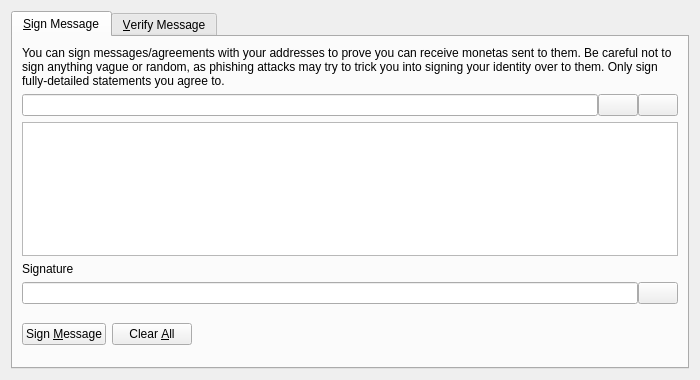
<?xml version="1.0" encoding="UTF-8"?>
<ui version="4.0">
 <class>SignVerifyMessageDialog</class>
 <widget class="QDialog" name="SignVerifyMessageDialog">
  <property name="geometry">
   <rect>
    <x>0</x>
    <y>0</y>
    <width>700</width>
    <height>380</height>
   </rect>
  </property>
  <property name="windowTitle">
   <string>Signatures - Sign / Verify a Message</string>
  </property>
  <property name="modal">
   <bool>true</bool>
  </property>
  <layout class="QVBoxLayout" name="verticalLayout">
   <item>
    <widget class="QTabWidget" name="tabWidget">
     <property name="currentIndex">
      <number>0</number>
     </property>
     <widget class="QWidget" name="tabSignMessage">
      <attribute name="title">
       <string>&amp;Sign Message</string>
      </attribute>
      <layout class="QVBoxLayout" name="verticalLayout_SM">
       <item>
        <widget class="QLabel" name="infoLabel_SM">
         <property name="text">
          <string>You can sign messages/agreements with your addresses to prove you can receive monetas sent to them. Be careful not to sign anything vague or random, as phishing attacks may try to trick you into signing your identity over to them. Only sign fully-detailed statements you agree to.</string>
         </property>
         <property name="textFormat">
          <enum>Qt::PlainText</enum>
         </property>
         <property name="wordWrap">
          <bool>true</bool>
         </property>
        </widget>
       </item>
       <item>
        <layout class="QHBoxLayout" name="horizontalLayout_1_SM">
         <property name="spacing">
          <number>0</number>
         </property>
         <item>
          <widget class="QValidatedLineEdit" name="addressIn_SM">
           <property name="toolTip">
            <string>The Moneta address to sign the message with</string>
           </property>
          </widget>
         </item>
         <item>
          <widget class="QPushButton" name="addressBookButton_SM">
           <property name="toolTip">
            <string>Choose previously used address</string>
           </property>
           <property name="text">
            <string/>
           </property>
           <property name="icon">
            <iconset resource="../bitcoin.qrc">
             <normaloff>:/icons/address-book</normaloff>:/icons/address-book</iconset>
           </property>
           <property name="shortcut">
            <string>Alt+A</string>
           </property>
           <property name="autoDefault">
            <bool>false</bool>
           </property>
          </widget>
         </item>
         <item>
          <widget class="QPushButton" name="pasteButton_SM">
           <property name="toolTip">
            <string>Paste address from clipboard</string>
           </property>
           <property name="text">
            <string/>
           </property>
           <property name="icon">
            <iconset resource="../bitcoin.qrc">
             <normaloff>:/icons/editpaste</normaloff>:/icons/editpaste</iconset>
           </property>
           <property name="shortcut">
            <string>Alt+P</string>
           </property>
           <property name="autoDefault">
            <bool>false</bool>
           </property>
          </widget>
         </item>
        </layout>
       </item>
       <item>
        <widget class="QPlainTextEdit" name="messageIn_SM">
         <property name="toolTip">
          <string>Enter the message you want to sign here</string>
         </property>
        </widget>
       </item>
       <item>
        <widget class="QLabel" name="signatureLabel_SM">
         <property name="text">
          <string>Signature</string>
         </property>
         <property name="textFormat">
          <enum>Qt::PlainText</enum>
         </property>
        </widget>
       </item>
       <item>
        <layout class="QHBoxLayout" name="horizontalLayout_2_SM">
         <property name="spacing">
          <number>0</number>
         </property>
         <item>
          <widget class="QLineEdit" name="signatureOut_SM">
           <property name="font">
            <font>
             <italic>true</italic>
            </font>
           </property>
           <property name="readOnly">
            <bool>true</bool>
           </property>
          </widget>
         </item>
         <item>
          <widget class="QPushButton" name="copySignatureButton_SM">
           <property name="toolTip">
            <string>Copy the current signature to the system clipboard</string>
           </property>
           <property name="text">
            <string/>
           </property>
           <property name="icon">
            <iconset resource="../bitcoin.qrc">
             <normaloff>:/icons/editcopy</normaloff>:/icons/editcopy</iconset>
           </property>
           <property name="autoDefault">
            <bool>false</bool>
           </property>
          </widget>
         </item>
        </layout>
       </item>
       <item>
        <layout class="QHBoxLayout" name="horizontalLayout_3_SM">
         <item>
          <widget class="QPushButton" name="signMessageButton_SM">
           <property name="toolTip">
            <string>Sign the message to prove you own this Moneta address</string>
           </property>
           <property name="text">
            <string>Sign &amp;Message</string>
           </property>
           <property name="icon">
            <iconset resource="../bitcoin.qrc">
             <normaloff>:/icons/edit</normaloff>:/icons/edit</iconset>
           </property>
           <property name="autoDefault">
            <bool>false</bool>
           </property>
          </widget>
         </item>
         <item>
          <widget class="QPushButton" name="clearButton_SM">
           <property name="toolTip">
            <string>Reset all sign message fields</string>
           </property>
           <property name="text">
            <string>Clear &amp;All</string>
           </property>
           <property name="icon">
            <iconset resource="../bitcoin.qrc">
             <normaloff>:/icons/remove</normaloff>:/icons/remove</iconset>
           </property>
           <property name="autoDefault">
            <bool>false</bool>
           </property>
          </widget>
         </item>
         <item>
          <spacer name="horizontalSpacer_1_SM">
           <property name="orientation">
            <enum>Qt::Horizontal</enum>
           </property>
           <property name="sizeHint" stdset="0">
            <size>
             <width>40</width>
             <height>48</height>
            </size>
           </property>
          </spacer>
         </item>
         <item>
          <widget class="QLabel" name="statusLabel_SM">
           <property name="font">
            <font>
             <weight>75</weight>
             <bold>true</bold>
            </font>
           </property>
           <property name="text">
            <string/>
           </property>
           <property name="wordWrap">
            <bool>true</bool>
           </property>
          </widget>
         </item>
         <item>
          <spacer name="horizontalSpacer_2_SM">
           <property name="orientation">
            <enum>Qt::Horizontal</enum>
           </property>
           <property name="sizeHint" stdset="0">
            <size>
             <width>40</width>
             <height>48</height>
            </size>
           </property>
          </spacer>
         </item>
        </layout>
       </item>
      </layout>
     </widget>
     <widget class="QWidget" name="tabVerifyMessage">
      <attribute name="title">
       <string>&amp;Verify Message</string>
      </attribute>
      <layout class="QVBoxLayout" name="verticalLayout_VM">
       <item>
        <widget class="QLabel" name="infoLabel_VM">
         <property name="text">
          <string>Enter the receiver's address, message (ensure you copy line breaks, spaces, tabs, etc. exactly) and signature below to verify the message. Be careful not to read more into the signature than what is in the signed message itself, to avoid being tricked by a man-in-the-middle attack. Note that this only proves the signing party receives with the address, it cannot prove sendership of any transaction!</string>
         </property>
         <property name="textFormat">
          <enum>Qt::PlainText</enum>
         </property>
         <property name="alignment">
          <set>Qt::AlignLeading|Qt::AlignLeft|Qt::AlignTop</set>
         </property>
         <property name="wordWrap">
          <bool>true</bool>
         </property>
        </widget>
       </item>
       <item>
        <layout class="QHBoxLayout" name="horizontalLayout_1_VM">
         <property name="spacing">
          <number>0</number>
         </property>
         <item>
          <widget class="QValidatedLineEdit" name="addressIn_VM">
           <property name="toolTip">
            <string>The Moneta address the message was signed with</string>
           </property>
          </widget>
         </item>
         <item>
          <widget class="QPushButton" name="addressBookButton_VM">
           <property name="toolTip">
            <string>Choose previously used address</string>
           </property>
           <property name="text">
            <string/>
           </property>
           <property name="icon">
            <iconset resource="../bitcoin.qrc">
             <normaloff>:/icons/address-book</normaloff>:/icons/address-book</iconset>
           </property>
           <property name="shortcut">
            <string>Alt+A</string>
           </property>
           <property name="autoDefault">
            <bool>false</bool>
           </property>
          </widget>
         </item>
        </layout>
       </item>
       <item>
        <widget class="QPlainTextEdit" name="messageIn_VM"/>
       </item>
       <item>
        <widget class="QValidatedLineEdit" name="signatureIn_VM"/>
       </item>
       <item>
        <layout class="QHBoxLayout" name="horizontalLayout_2_VM">
         <item>
          <widget class="QPushButton" name="verifyMessageButton_VM">
           <property name="toolTip">
            <string>Verify the message to ensure it was signed with the specified Moneta address</string>
           </property>
           <property name="text">
            <string>Verify &amp;Message</string>
           </property>
           <property name="icon">
            <iconset resource="../bitcoin.qrc">
             <normaloff>:/icons/transaction_0</normaloff>:/icons/transaction_0</iconset>
           </property>
           <property name="autoDefault">
            <bool>false</bool>
           </property>
          </widget>
         </item>
         <item>
          <widget class="QPushButton" name="clearButton_VM">
           <property name="toolTip">
            <string>Reset all verify message fields</string>
           </property>
           <property name="text">
            <string>Clear &amp;All</string>
           </property>
           <property name="icon">
            <iconset resource="../bitcoin.qrc">
             <normaloff>:/icons/remove</normaloff>:/icons/remove</iconset>
           </property>
           <property name="autoDefault">
            <bool>false</bool>
           </property>
          </widget>
         </item>
         <item>
          <spacer name="horizontalSpacer_1_VM">
           <property name="orientation">
            <enum>Qt::Horizontal</enum>
           </property>
           <property name="sizeHint" stdset="0">
            <size>
             <width>40</width>
             <height>48</height>
            </size>
           </property>
          </spacer>
         </item>
         <item>
          <widget class="QLabel" name="statusLabel_VM">
           <property name="font">
            <font>
             <weight>75</weight>
             <bold>true</bold>
            </font>
           </property>
           <property name="text">
            <string/>
           </property>
           <property name="wordWrap">
            <bool>true</bool>
           </property>
          </widget>
         </item>
         <item>
          <spacer name="horizontalSpacer_2_VM">
           <property name="orientation">
            <enum>Qt::Horizontal</enum>
           </property>
           <property name="sizeHint" stdset="0">
            <size>
             <width>40</width>
             <height>48</height>
            </size>
           </property>
          </spacer>
         </item>
        </layout>
       </item>
      </layout>
     </widget>
    </widget>
   </item>
  </layout>
 </widget>
 <customwidgets>
  <customwidget>
   <class>QValidatedLineEdit</class>
   <extends>QLineEdit</extends>
   <header>qt/qvalidatedlineedit.h</header>
  </customwidget>
 </customwidgets>
 <resources>
  <include location="../bitcoin.qrc"/>
 </resources>
 <connections/>
</ui>
